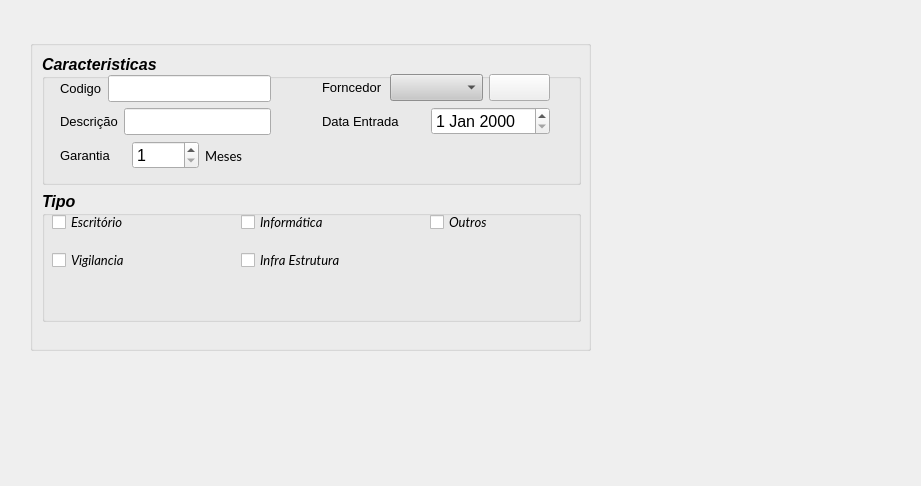
<?xml version="1.0" encoding="UTF-8"?>
<ui version="4.0">
 <class>Form</class>
 <widget class="QWidget" name="Form">
  <property name="geometry">
   <rect>
    <x>0</x>
    <y>0</y>
    <width>921</width>
    <height>486</height>
   </rect>
  </property>
  <property name="windowTitle">
   <string>Form</string>
  </property>
  <widget class="QGroupBox" name="groupBox_3">
   <property name="geometry">
    <rect>
     <x>30</x>
     <y>40</y>
     <width>561</width>
     <height>311</height>
    </rect>
   </property>
   <property name="font">
    <font>
     <pointsize>12</pointsize>
     <weight>75</weight>
     <italic>true</italic>
     <bold>true</bold>
    </font>
   </property>
   <property name="title">
    <string/>
   </property>
   <widget class="QWidget" name="layoutWidget">
    <property name="geometry">
     <rect>
      <x>10</x>
      <y>10</y>
      <width>541</width>
      <height>281</height>
     </rect>
    </property>
    <layout class="QVBoxLayout" name="verticalLayout">
     <property name="leftMargin">
      <number>2</number>
     </property>
     <property name="topMargin">
      <number>4</number>
     </property>
     <property name="rightMargin">
      <number>0</number>
     </property>
     <property name="bottomMargin">
      <number>9</number>
     </property>
     <item>
      <widget class="QGroupBox" name="groupBox">
       <property name="title">
        <string>Caracteristicas</string>
       </property>
       <widget class="QWidget" name="">
        <property name="geometry">
         <rect>
          <x>18</x>
          <y>21</y>
          <width>211</width>
          <height>95</height>
         </rect>
        </property>
        <layout class="QVBoxLayout" name="verticalLayout_2">
         <item>
          <layout class="QHBoxLayout" name="horizontalLayout">
           <item>
            <widget class="QLabel" name="label_2">
             <property name="font">
              <font>
               <pointsize>10</pointsize>
               <weight>50</weight>
               <italic>false</italic>
               <bold>false</bold>
              </font>
             </property>
             <property name="text">
              <string>Codigo</string>
             </property>
            </widget>
           </item>
           <item>
            <widget class="QLineEdit" name="codigo">
             <property name="enabled">
              <bool>true</bool>
             </property>
            </widget>
           </item>
          </layout>
         </item>
         <item>
          <layout class="QHBoxLayout" name="horizontalLayout_4">
           <item>
            <widget class="QLabel" name="label_4">
             <property name="font">
              <font>
               <pointsize>10</pointsize>
               <weight>50</weight>
               <italic>false</italic>
               <bold>false</bold>
              </font>
             </property>
             <property name="text">
              <string>Descrição</string>
             </property>
            </widget>
           </item>
           <item>
            <widget class="QLineEdit" name="descricao">
             <property name="enabled">
              <bool>true</bool>
             </property>
            </widget>
           </item>
          </layout>
         </item>
         <item>
          <layout class="QHBoxLayout" name="horizontalLayout_3">
           <item>
            <widget class="QLabel" name="label_8">
             <property name="font">
              <font>
               <pointsize>10</pointsize>
               <weight>50</weight>
               <italic>false</italic>
               <bold>false</bold>
              </font>
             </property>
             <property name="text">
              <string>Garantia</string>
             </property>
            </widget>
           </item>
           <item>
            <widget class="QSpinBox" name="garantia">
             <property name="font">
              <font>
               <weight>50</weight>
               <italic>false</italic>
               <bold>false</bold>
              </font>
             </property>
             <property name="minimum">
              <number>1</number>
             </property>
            </widget>
           </item>
           <item>
            <widget class="QLabel" name="label_11">
             <property name="font">
              <font>
               <family>Lato</family>
               <pointsize>10</pointsize>
               <weight>50</weight>
               <italic>false</italic>
               <bold>false</bold>
               <kerning>false</kerning>
              </font>
             </property>
             <property name="text">
              <string>Meses</string>
             </property>
            </widget>
           </item>
          </layout>
         </item>
        </layout>
       </widget>
       <widget class="QWidget" name="">
        <property name="geometry">
         <rect>
          <x>280</x>
          <y>20</y>
          <width>228</width>
          <height>63</height>
         </rect>
        </property>
        <layout class="QVBoxLayout" name="verticalLayout_3">
         <item>
          <layout class="QHBoxLayout" name="horizontalLayout_2">
           <item>
            <widget class="QLabel" name="label_9">
             <property name="font">
              <font>
               <pointsize>10</pointsize>
               <weight>50</weight>
               <italic>false</italic>
               <bold>false</bold>
              </font>
             </property>
             <property name="text">
              <string>Forncedor</string>
             </property>
            </widget>
           </item>
           <item>
            <widget class="QComboBox" name="fornecedor">
             <property name="styleSheet">
              <string notr="true">background-color:  rgb(200,200,200);</string>
             </property>
            </widget>
           </item>
           <item>
            <widget class="QPushButton" name="adicionar">
             <property name="text">
              <string/>
             </property>
             <property name="icon">
              <iconset resource="recursos.qrc">
               <normaloff>:/img/img/icons8-plus.svg</normaloff>:/img/img/icons8-plus.svg</iconset>
             </property>
            </widget>
           </item>
          </layout>
         </item>
         <item>
          <layout class="QHBoxLayout" name="horizontalLayout_5">
           <item>
            <widget class="QLabel" name="label_5">
             <property name="font">
              <font>
               <pointsize>10</pointsize>
               <weight>50</weight>
               <italic>false</italic>
               <bold>false</bold>
              </font>
             </property>
             <property name="text">
              <string>Data Entrada</string>
             </property>
            </widget>
           </item>
           <item>
            <widget class="QDateEdit" name="data_entrada">
             <property name="font">
              <font>
               <weight>50</weight>
               <italic>false</italic>
               <bold>false</bold>
              </font>
             </property>
            </widget>
           </item>
          </layout>
         </item>
        </layout>
       </widget>
      </widget>
     </item>
     <item>
      <widget class="QGroupBox" name="groupBox_4">
       <property name="font">
        <font>
         <pointsize>12</pointsize>
         <weight>75</weight>
         <italic>true</italic>
         <bold>true</bold>
         <underline>false</underline>
        </font>
       </property>
       <property name="focusPolicy">
        <enum>Qt::TabFocus</enum>
       </property>
       <property name="title">
        <string>Tipo</string>
       </property>
       <widget class="QWidget" name="layoutWidget">
        <property name="geometry">
         <rect>
          <x>10</x>
          <y>10</y>
          <width>561</width>
          <height>80</height>
         </rect>
        </property>
        <layout class="QGridLayout" name="gridLayout_4">
         <item row="1" column="2" colspan="2">
          <widget class="QCheckBox" name="infraestrutura">
           <property name="font">
            <font>
             <family>Lato</family>
             <pointsize>10</pointsize>
             <weight>50</weight>
             <bold>false</bold>
             <kerning>false</kerning>
            </font>
           </property>
           <property name="text">
            <string>Infra Estrutura</string>
           </property>
          </widget>
         </item>
         <item row="0" column="3">
          <widget class="QCheckBox" name="outros">
           <property name="font">
            <font>
             <family>Lato</family>
             <pointsize>10</pointsize>
             <weight>50</weight>
             <bold>false</bold>
             <kerning>false</kerning>
            </font>
           </property>
           <property name="text">
            <string>Outros</string>
           </property>
          </widget>
         </item>
         <item row="1" column="0">
          <widget class="QCheckBox" name="vigilancia">
           <property name="font">
            <font>
             <family>Lato</family>
             <pointsize>10</pointsize>
             <weight>50</weight>
             <bold>false</bold>
             <kerning>false</kerning>
            </font>
           </property>
           <property name="text">
            <string>Vigilancia</string>
           </property>
          </widget>
         </item>
         <item row="0" column="2">
          <widget class="QCheckBox" name="informatica">
           <property name="font">
            <font>
             <family>Lato</family>
             <pointsize>10</pointsize>
             <weight>50</weight>
             <bold>false</bold>
             <kerning>false</kerning>
            </font>
           </property>
           <property name="text">
            <string>Informática</string>
           </property>
          </widget>
         </item>
         <item row="0" column="0">
          <widget class="QCheckBox" name="escritorio">
           <property name="font">
            <font>
             <family>Lato</family>
             <pointsize>10</pointsize>
             <weight>50</weight>
             <bold>false</bold>
             <kerning>false</kerning>
            </font>
           </property>
           <property name="text">
            <string>Escritório</string>
           </property>
          </widget>
         </item>
        </layout>
       </widget>
      </widget>
     </item>
    </layout>
   </widget>
  </widget>
 </widget>
 <resources>
  <include location="recursos.qrc"/>
 </resources>
 <connections/>
</ui>
